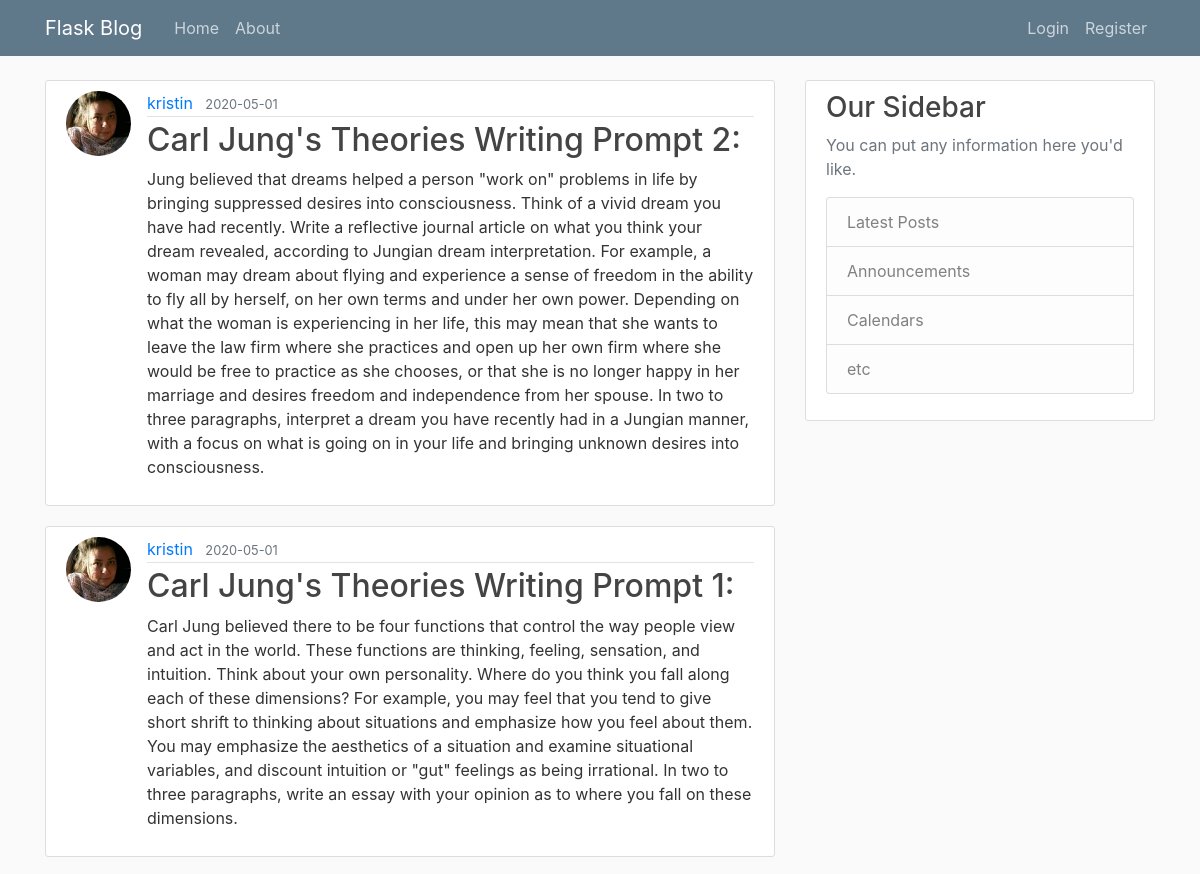
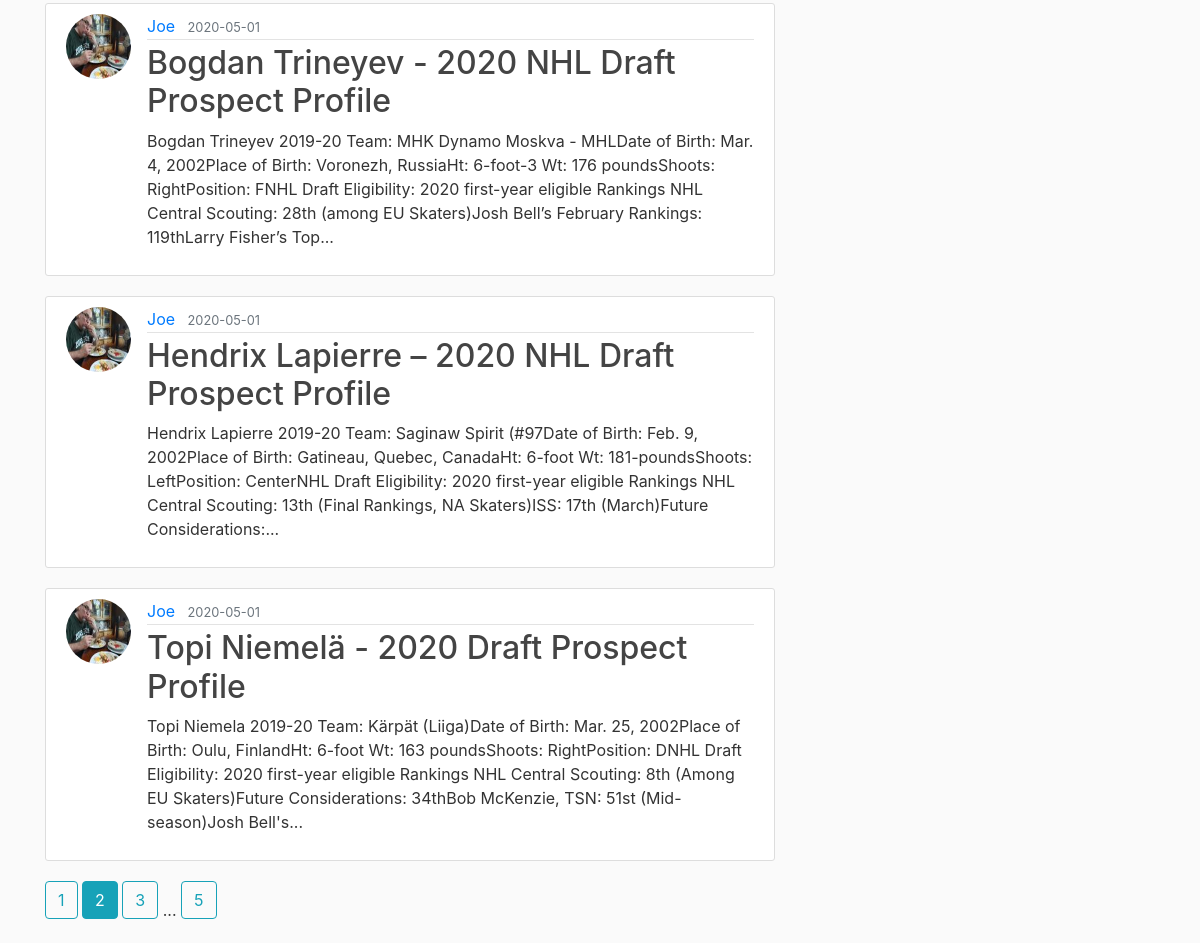
The page /home?page=2 on the database its author committed (2 pictures, top to bottom).
### flask_blog/models.py (models this page shows, shortened)
class Post(db.Model):
    id = db.Column(db.Integer, primary_key=True)
    title = db.Column(db.String(100), nullable=False)
    date_posted = db.Column(db.DateTime, nullable=False, default=datetime.utcnow)
    content = db.Column(db.Text, nullable=False)
    user_id = db.Column(db.Integer, db.ForeignKey('user.id'), nullable=False)

class User(db.Model, UserMixin):
    id = db.Column(db.Integer, primary_key=True)
    username = db.Column(db.String(20), unique=True, nullable=False)
    email = db.Column(db.String(120), unique=True, nullable=False)
    image_file = db.Column(db.String(20), nullable=False, default='default.jpg')
    password = db.Column(db.String(60), nullable=False)
    posts = db.relationship('Post', backref='author', lazy=True)

### flask_blog/routes.py (the view)
@app.route("/")
@app.route("/home")
def home():
    page = request.args.get('page', 1, type=int)
    posts = Post.query.order_by(Post.date_posted.desc()).paginate(page=page, per_page=5)
    return render_template('home.html', posts=posts)

### flask_blog/templates/home.html
{% extends "layout.html" %}
{% block content %}
    {% for post in posts.items %}
        <article class="media content-section">
            <img class="rounded-circle article-img" src="{{ url_for('static', filename='profile_pics/' + post.author.image_file) }}">
          <div class="media-body">
            <div class="article-metadata">
              <a class="mr-2" href="{{ url_for('user_posts', username=post.author.username) }}">{{ post.author.username }}</a>
              <small class="text-muted">{{ post.date_posted.strftime('%Y-%m-%d') }}</small>
            </div>
            <h2><a class="article-title" href="{{ url_for('post',post_id=post.id) }}">{{ post.title }}</a></h2>
            <p class="article-content">{{ post.content }}</p>
          </div>
        </article>
    {% endfor %}
    {% for page_num in posts.iter_pages(left_edge=1, right_edge=1, left_current=1, right_current=2) %}
        {% if page_num %}
            {% if posts.page == page_num %}
                <a class="btn btn-info mb-4" href="{{ url_for('home', page=page_num) }}">{{ page_num }}</a>
            {% else %}
                <a class="btn btn-outline-info mb-4" href="{{ url_for('home', page=page_num) }}">{{ page_num }}</a>
            {% endif %}
        {% else %}
            ...
        {% endif %}
    {% endfor %}
{% endblock content %}

### flask_blog/static/main.css (style rules this page uses)
body { background: #fafafa; color: #333333; margin-top: 5rem; }
h1, h2, h3, h4, h5, h6 { color: #444444; }
.content-section { background: #ffffff; padding: 10px 20px; border: 1px solid #dddddd; border-radius: 3px; margin-bottom: 20px; }
.article-title { color: #444444; }
.article-content { white-space: pre-line; }
.article-img { height: 65px; width: 65px; margin-right: 16px; }
.article-metadata { padding-bottom: 1px; margin-bottom: 4px; border-bottom: 1px solid #e3e3e3 }

### rows shown on the page
Post: image_file (picture), author.username "kristin", date_posted "2020-05-01", title "Carl Jung's Theories Writing Prompt 2:", content "Jung believed that dreams helped a person \"work on\" problems in life by bringing suppressed desires into consciousness. Think of a vivid dream you have had recently. Write a reflective journal article on what you think your dream revealed, according to Jungian dream interpretation. For example, a woman may dream about flying and experience a sense of freedom in the ability to fly all by herself, on her own terms and under her own power. Depending on what the woman is experiencing in her life, this may mean that she wants to leave the law firm where she practices and open up her own firm where she would be free to practice as she chooses, or that she is no longer happy in her marriage and…"
Post: image_file (picture), author.username "kristin", date_posted "2020-05-01", title "Carl Jung's Theories Writing Prompt 1:", content "Carl Jung believed there to be four functions that control the way people view and act in the world. These functions are thinking, feeling, sensation, and intuition. Think about your own personality. Where do you think you fall along each of these dimensions? For example, you may feel that you tend to give short shrift to thinking about situations and emphasize how you feel about them. You may emphasize the aesthetics of a situation and examine situational variables, and discount intuition or \"gut\" feelings as being irrational. In two to three paragraphs, write an essay with your opinion as to where you fall on these dimensions."
Post: image_file (picture), author.username "Joe", date_posted "2020-05-01", title "Bogdan Trineyev - 2020 NHL Draft Prospect Profile", content "Bogdan Trineyev 2019-20 Team: MHK Dynamo Moskva - MHLDate of Birth: Mar. 4, 2002Place of Birth: Voronezh, RussiaHt: 6-foot-3 Wt: 176 poundsShoots: RightPosition: FNHL Draft Eligibility: 2020 first-year eligible Rankings NHL Central Scouting: 28th (among EU Skaters)Josh Bell’s February Rankings: 119thLarry Fisher’s Top..."
Post: image_file (picture), author.username "Joe", date_posted "2020-05-01", title "Hendrix Lapierre – 2020 NHL Draft Prospect Profile", content "Hendrix Lapierre 2019-20 Team: Saginaw Spirit (#97Date of Birth: Feb. 9, 2002Place of Birth: Gatineau, Quebec, CanadaHt: 6-foot Wt: 181-poundsShoots: LeftPosition: CenterNHL Draft Eligibility: 2020 first-year eligible Rankings NHL Central Scouting: 13th (Final Rankings, NA Skaters)ISS: 17th (March)Future Considerations:..."
Post: image_file (picture), author.username "Joe", date_posted "2020-05-01", title "Topi Niemelä - 2020 Draft Prospect Profile", content "Topi Niemela 2019-20 Team: Kärpät (Liiga)Date of Birth: Mar. 25, 2002Place of Birth: Oulu, FinlandHt: 6-foot Wt: 163 poundsShoots: RightPosition: DNHL Draft Eligibility: 2020 first-year eligible Rankings NHL Central Scouting: 8th (Among EU Skaters)Future Considerations: 34thBob McKenzie, TSN: 51st (Mid-season)Josh Bell's..."

### other values the page prints
{{ page_num }} "1" "3" "5"
{{ page_num }} "2"
